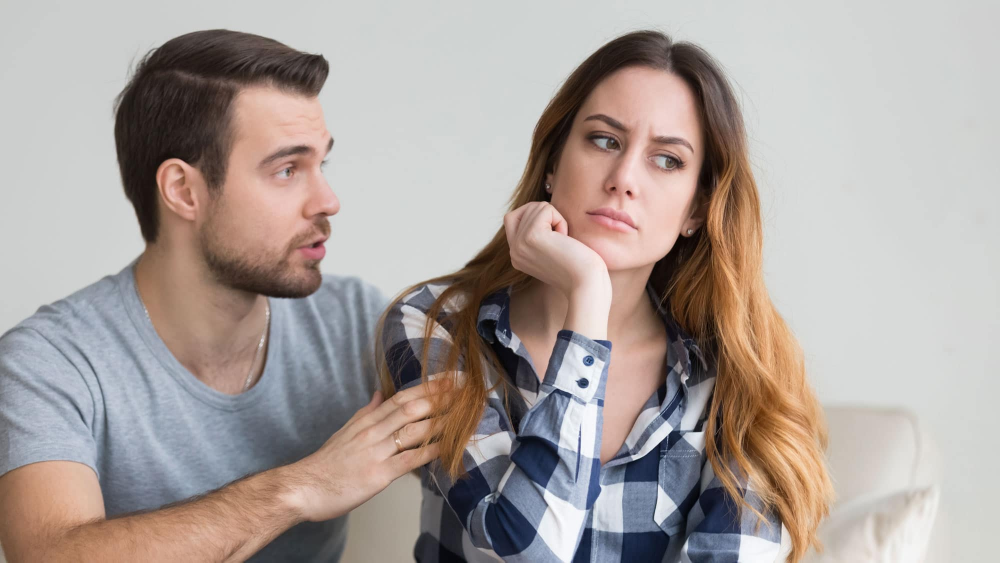
#> input picture 05 - May/10-05-2022/fotos/img3.jpeg, 2000 x 1125 px (shown at 1/2 size)
$ python 'arquivo 01.py'
#> lines starting #> are read from the running program, lines starting #| are printed output that depends on the picture; after the words box and inside, x2 and y2 are one past the last pixel; in counts of white or black regions, pixels touching at a corner belong together
import cv2
#from cv2 import *
from cv2 import COLOR_BGR2GRAY, CascadeClassifier, rectangle

har_carregado = CascadeClassifier("haarcascades/haarcascade_frontalface_default.xml")
eyes_pattern = CascadeClassifier("haarcascades/haarcascade_eye.xml")
img = cv2.imread("fotos/img3.jpeg")
#> img is the input picture: shape (1125, 2000, 3); mean B, G, R 155.7, 160.1, 170.3
img = cv2.resize(img, None, fx=0.5, fy = 0.5)
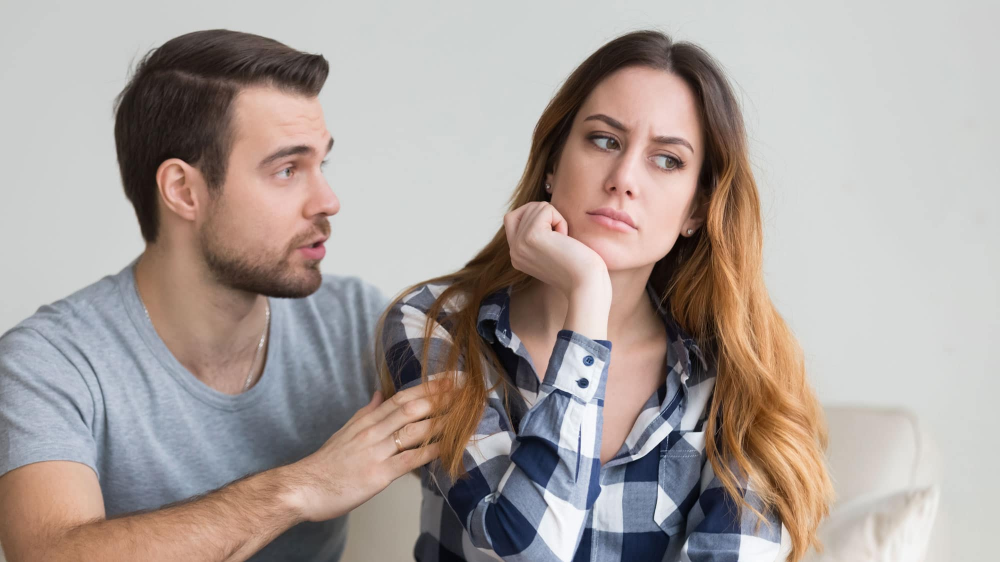
#> img: shape (562, 1000, 3); mean B, G, R 155.9, 160.2, 170.4
img_cinza = cv2.cvtColor(img, COLOR_BGR2GRAY)
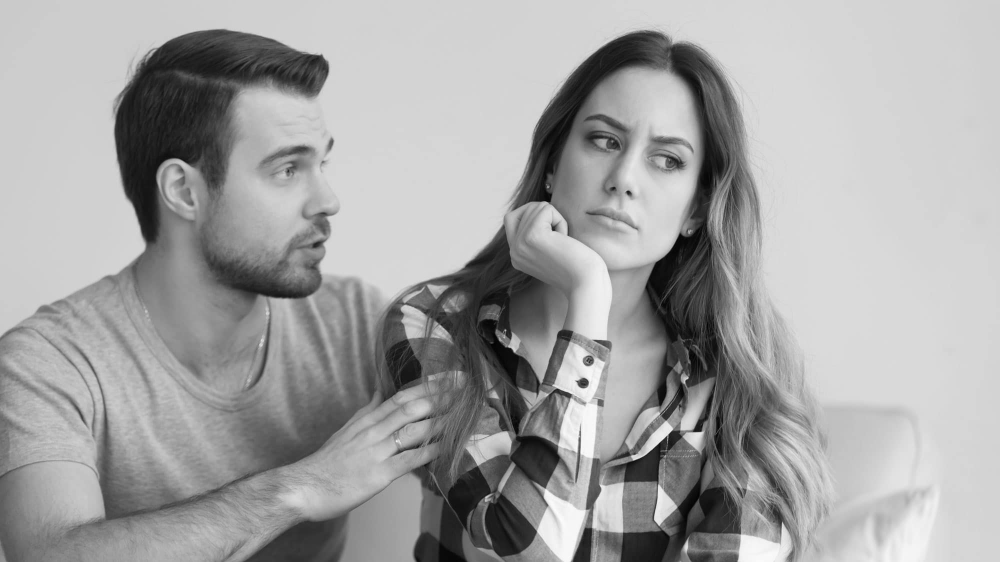
#> img_cinza: shape (562, 1000); min 3, max 252, mean 162.7

rostos = har_carregado.detectMultiScale(img_cinza, scaleFactor=2)
#> rostos = [[535, 73, 192, 192]]
olhos=eyes_pattern.detectMultiScale(img_cinza, scaleFactor=2.5)
#> olhos = [[576, 115, 50, 50], [642, 136, 50, 50], [259, 145, 50, 50]]
print(rostos)
#| [[535  73 192 192]]
print(olhos)
#| [[576 115  50  50]
#|  [642 136  50  50]
#|  [259 145  50  50]]
for (x,y,l,a) in rostos:
    rectangle(img, (x,y), (x+l, y+a), (25,255,20),2)
#> this loop made 1 pass
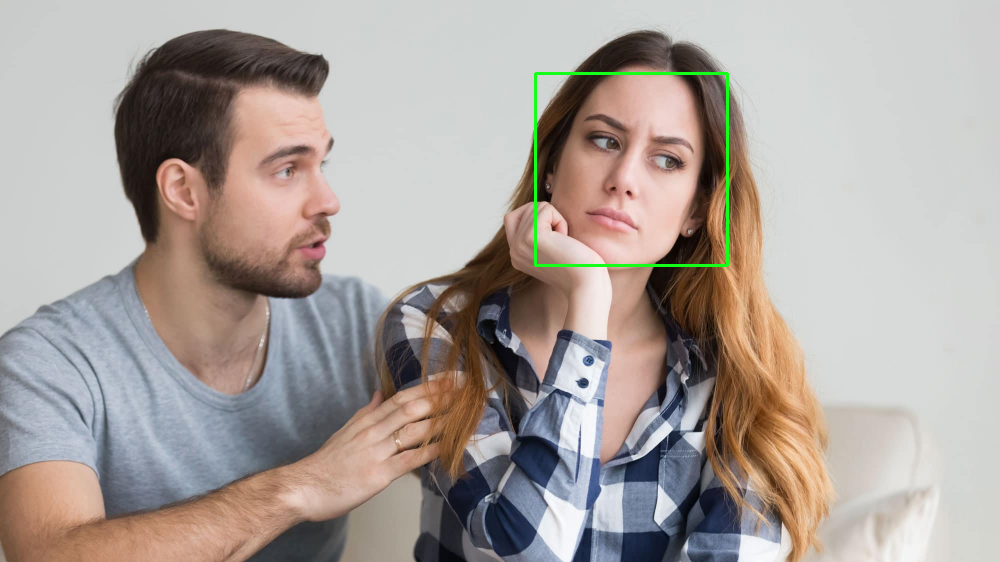
#> img: shape (562, 1000, 3); 0.41% of pixels changed, all inside (x1, y1, x2, y2) = (534, 72, 729, 267)
for (x,y,l,a) in olhos:
    rectangle(img, (x,y), (x+l, y+a), (255,0,220),2)
#> this loop made 3 passes
#> (x, y) on passes 1 to 3: (576, 115), (642, 136), (259, 145)
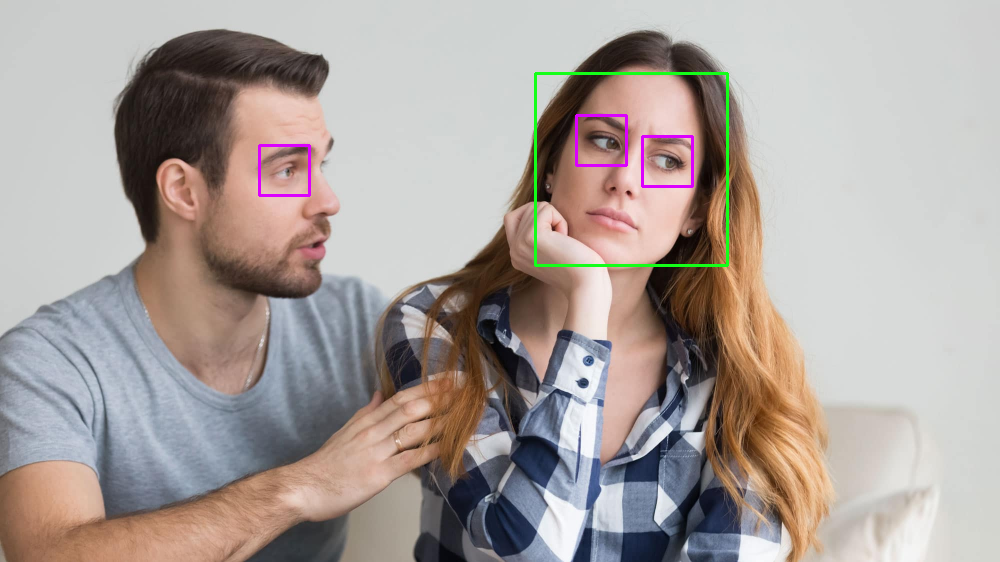
#> img: shape (562, 1000, 3); 0.32% of pixels changed, all inside (x1, y1, x2, y2) = (258, 114, 694, 197)

cv2.imshow("faces", img)
cv2.waitKey()

$ run again, with 05 - May/10-05-2022/fotos/img1.jpg copied over 05 - May/10-05-2022/fotos/img3.jpeg
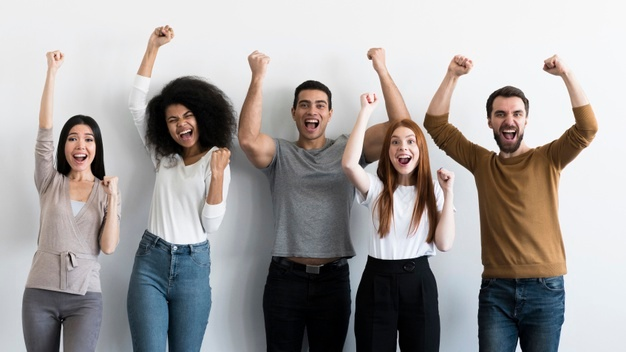
#> input picture 05 - May/10-05-2022/fotos/img1.jpg, 626 x 352 px
#> img is the input picture: shape (352, 626, 3); mean B, G, R 158.9, 160, 164
#> `img_cinza = cv2.cvtColor(img, COLOR_BGR2GRAY)`:
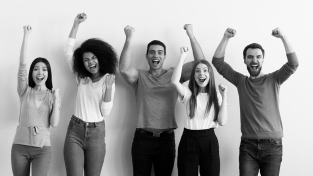
#> img_cinza: shape (176, 313); min 0, max 249, mean 161.2
#> rostos = [[144, 44, 24, 24], [190, 62, 24, 24]]
#> olhos = ()
#| [[144  44  24  24]
#|  [190  62  24  24]]
#> the loop `for (x,y,l,a) in rostos:` made 2 passes
#> after the loop `for (x,y,l,a) in rostos:`:
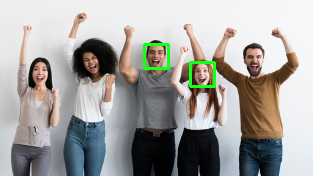
#> img: shape (176, 313, 3); mean B, G, R 158.2, 161.5, 162.9

$ run again, with 05 - May/10-05-2022/fotos/img2.jpg copied over 05 - May/10-05-2022/fotos/img3.jpeg
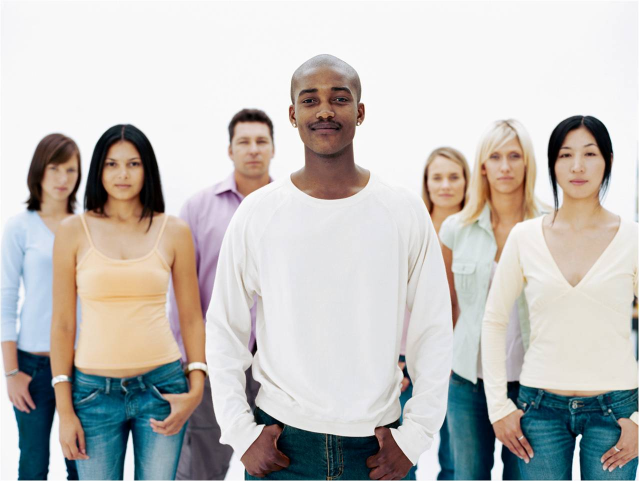
#> input picture 05 - May/10-05-2022/fotos/img2.jpg, 1278 x 962 px (shown at 1/2 size)
#> img is the input picture: shape (962, 1278, 3); mean B, G, R 187.8, 190.9, 193.6
#> rostos = [[230, 123, 48, 48], [556, 136, 48, 48], [482, 140, 48, 48], [99, 147, 48, 48], [38, 152, 48, 48], [423, 159, 48, 48], [279, 60, 96, 96]]
#> olhos = [[299, 91, 20, 20], [504, 145, 20, 20]]
#| [[230 123  48  48]
#|  [556 136  48  48]
#|  [482 140  48  48]
#|  [ 99 147  48  48]
#|  [ 38 152  48  48]
#|  [423 159  48  48]
#> (further printed lines are left out)
#| [[299  91  20  20]
#|  [504 145  20  20]]
#> the loop `for (x,y,l,a) in rostos:` made 7 passes
#> after the loop `for (x,y,l,a) in rostos:`:
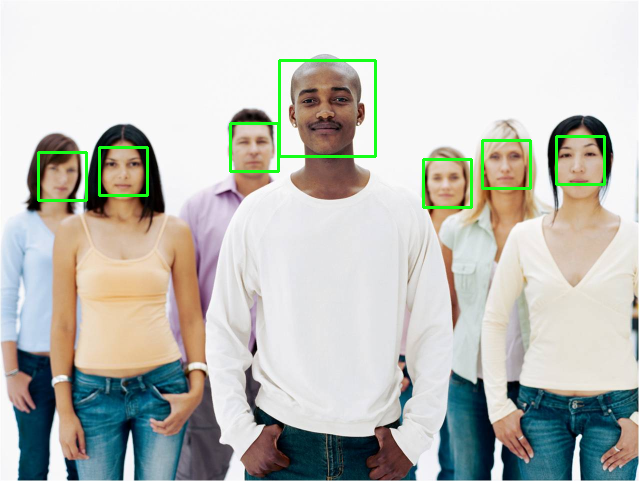
#> img: shape (481, 639, 3); mean B, G, R 186.3, 192.6, 191.6
#> the loop `for (x,y,l,a) in olhos:` made 2 passes
#> after the loop `for (x,y,l,a) in olhos:`:
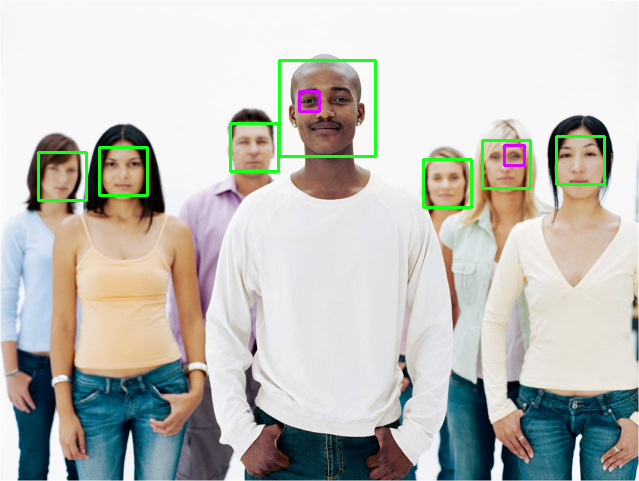
#> img: shape (481, 639, 3); 0.15% of pixels changed, all inside (x1, y1, x2, y2) = (298, 90, 526, 167)

$ run again, with 05 - May/10-05-2022/fotos/img4.jpg copied over 05 - May/10-05-2022/fotos/img3.jpeg
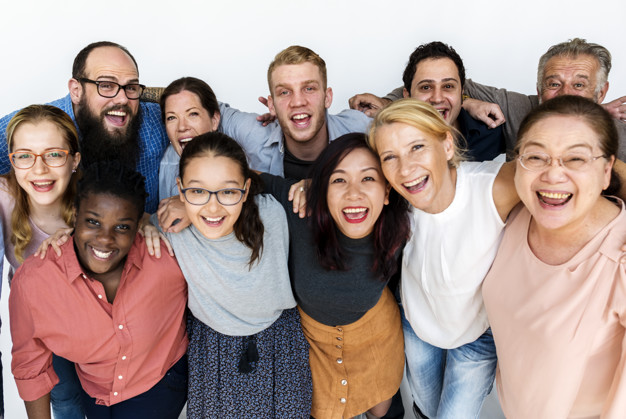
#> input picture 05 - May/10-05-2022/fotos/img4.jpg, 626 x 419 px
#> img is the input picture: shape (419, 626, 3); mean B, G, R 141, 146.3, 166.8
#> `img_cinza = cv2.cvtColor(img, COLOR_BGR2GRAY)`:
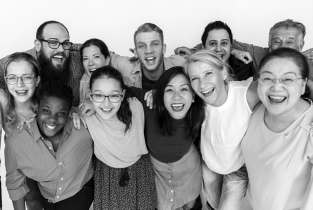
#> img_cinza: shape (210, 313); min 0, max 255, mean 151.8
#> rostos = [[79, 48, 24, 24], [0, 58, 48, 48], [254, 61, 48, 48], [154, 72, 48, 48], [83, 76, 48, 48]]
#> olhos = ()
#| [[ 79  48  24  24]
#|  [  0  58  48  48]
#|  [254  61  48  48]
#|  [154  72  48  48]
#|  [ 83  76  48  48]]
#> the loop `for (x,y,l,a) in rostos:` made 5 passes
#> after the loop `for (x,y,l,a) in rostos:`:
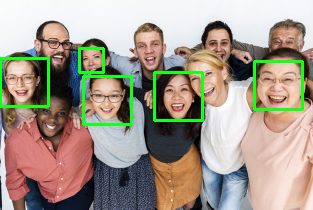
#> img: shape (210, 313, 3); mean B, G, R 138.7, 152.5, 163.3
